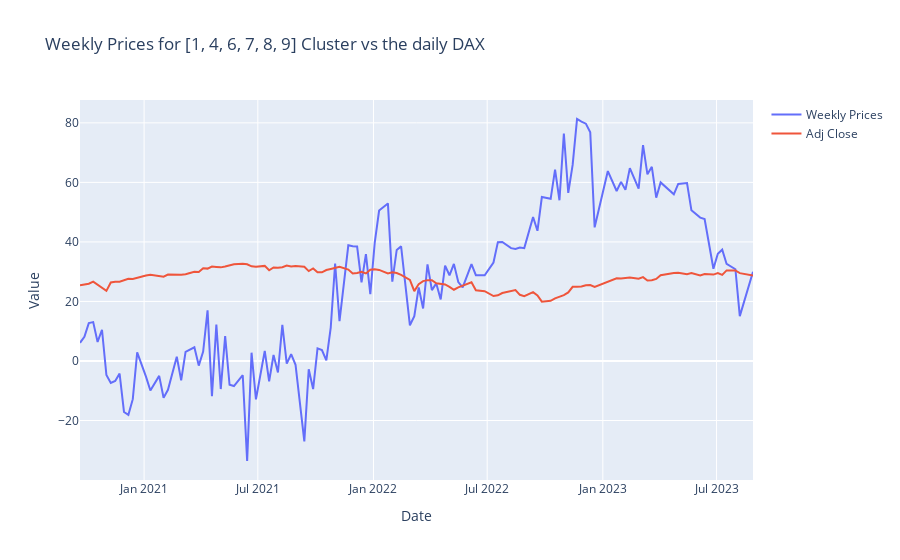

Write notebook code for a chart like this one.
### Markdown cell above
Let now visualize the weekly price and the DAX over the same time period to see if there is any visual corelation

### Code cell
trace1 = go.Scatter(x=dax_TS7['date'], y=dax_TS7['wPreis'], mode='lines', name='Weekly Prices')
trace2 = go.Scatter(x=dax_TS7['date'], y=dax_TS7['Adj Close'], mode='lines', name='Adj Close')

data = [trace1, trace2]

layout = go.Layout(
    title='Time Series Comparison by Category for the cluster [1, 4, 6, 7, 8, 9] andthe daily DAX',
    xaxis=dict(title='Date'),
    yaxis=dict(title='Value')
)

fig = go.Figure(data=data, layout=layout)
fig.show()
